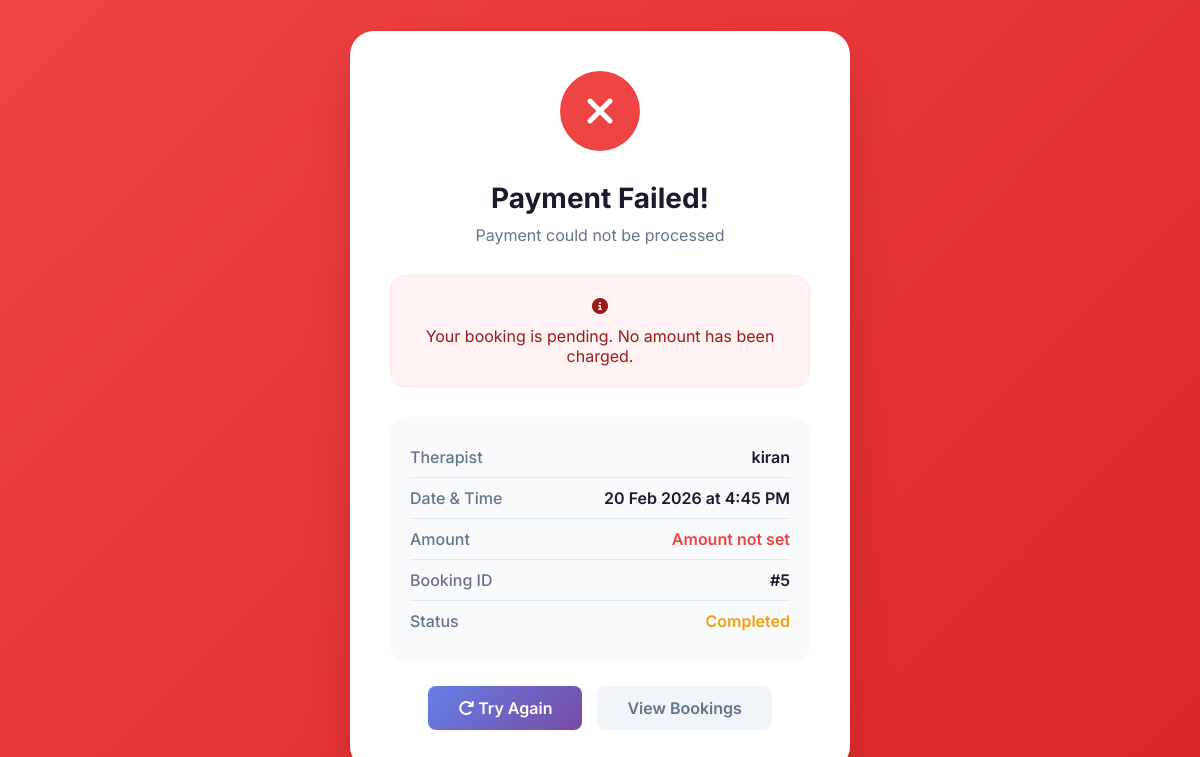
/user/payment/failed/5/ (signed in), run on the app's committed database.
### user/models.py (models this page shows, shortened)
class SessionBooking(models.Model):
    STATUS_CHOICES = [
        ('pending', 'Pending'),
        ('confirmed', 'Confirmed'),
        ('paid', 'Paid'),  # ADD THIS LINE
        ('completed', 'Completed'),
        ('cancelled', 'Cancelled'),
        ('no_show', 'No Show'),
        ('rescheduled', 'Rescheduled'),
    ]
    PAYMENT_STATUS = [
        ('pending', 'Pending'),
        ('paid', 'Paid'),
        ('refunded', 'Refunded'),
        ('free', 'Free Session'),
    ]
    MEETING_PLATFORM_CHOICES = [
        ('google_meet', 'Google Meet'),
        ('jitsi', 'Jitsi Meet'),
        ('zoom', 'Zoom'),
        ('custom', 'Custom Link'),
    ]
    user = models.ForeignKey(User, on_delete=models.CASCADE, related_name='booked_sessions')
    therapist = models.ForeignKey(Therapist, on_delete=models.CASCADE, related_name='sessions')
    category = models.ForeignKey(SessionCategory, on_delete=models.CASCADE)
    booking_date = models.DateField()
    booking_time = models.TimeField()
    duration_minutes = models.IntegerField(default=60)
    status = models.CharField(max_length=20, choices=STATUS_CHOICES, default='pending')
    notes = models.TextField(blank=True, null=True)
    meeting_link = models.URLField(blank=True, null=True)
    meeting_platform = models.CharField(max_length=20, choices=MEETING_PLATFORM_CHOICES, default='jitsi')
    meeting_id = models.CharField(max_length=100, blank=True, null=True)
    meeting_password = models.CharField(max_length=50, blank=True, null=True)
    consultation_fee = models.DecimalField(max_digits=10, decimal_places=2, default=0)
    payment_status = models.CharField(max_length=20, choices=PAYMENT_STATUS, default='pending')
    payment_id = models.CharField(max_length=100, blank=True, null=True)
    created_at = models.DateTimeField(auto_now_add=True)
    updated_at = models.DateTimeField(auto_now=True)
    confirmed_at = models.DateTimeField(null=True, blank=True)
    completed_at = models.DateTimeField(null=True, blank=True)
    cancelled_at = models.DateTimeField(null=True, blank=True)
    cancellation_reason = models.TextField(blank=True, null=True)
    cancelled_by = models.CharField(max_length=20, choices=[
        ('user', 'User'),
        ('expert', 'Expert'),
        ('admin', 'Admin'),
        ('system', 'System'),
    ], null=True, blank=True)
    original_booking_id = models.ForeignKey('self', on_delete=models.SET_NULL, null=True, blank=True, related_name='rescheduled_sessions')
    reschedule_count = models.IntegerField(default=0)
    class Meta:
        ordering = ['-booking_date', '-booking_time']
        unique_together = ['therapist', 'booking_date', 'booking_time']
        indexes = [
            models.Index(fields=['user', 'status']),
            models.Index(fields=['therapist', 'status']),
            models.Index(fields=['booking_date', 'status']),
            models.Index(fields=['meeting_id']),
        ]

class Therapist(models.Model):
    name = models.CharField(max_length=200)
    email = models.EmailField()
    phone = models.CharField(max_length=20, blank=True)
    specialization = models.CharField(max_length=200)
    bio = models.TextField()
    profile_image = models.ImageField(upload_to='therapists/', blank=True, null=True)
    categories = models.ManyToManyField(SessionCategory, related_name='therapists')
    is_available = models.BooleanField(default=True)
    rating = models.FloatField(default=0.0)
    total_sessions = models.IntegerField(default=0)
    created_at = models.DateTimeField(auto_now_add=True)

### user/views.py (the view)
# urls.py: path('payment/failed/<int:booking_id>/', views.payment_failed, name='payment_failed'),
@login_required
def payment_failed(request, booking_id):
    booking = None
    error_message = request.GET.get('error', 'Payment could not be processed')
    if booking_id and booking_id != 0:
        try:
            booking = SessionBooking.objects.get(id=booking_id, user=request.user)
            print(f"Payment failed page - Booking {booking_id}: fee={booking.consultation_fee}")
        except SessionBooking.DoesNotExist:
            pass
    return render(request, 'user/payment_failed.html', {
        'booking': booking,
        'error_message': error_message
    })

### user/templates/user/payment_failed.html (shortened to what this page needs)
{% extends 'base_clean.html' %}
{% block content %}
<div class="failed-container">
    <div class="failed-icon">
        <i class="fas fa-times"></i>
    </div>
    <h1>Payment Failed!</h1>
    <p class="message">{{ error_message }}</p>
    <div class="error-details">
        <i class="fas fa-info-circle"></i>
        <p style="margin-top: 10px;">Your booking is pending. No amount has been charged.</p>
    </div>
    {% if booking %}
    <div class="booking-summary">
        <div class="summary-item">
            <span class="detail-label">Therapist</span>
            <span class="detail-value">{{ booking.therapist.name }}</span>
        </div>
        <div class="summary-item">
            <span class="detail-label">Date & Time</span>
            <span class="detail-value">{{ booking.booking_date|date:"d M Y" }} at {{ booking.booking_time|time:"g:i A" }}</span>
        </div>
        <div class="summary-item">
            <span class="detail-label">Amount</span>
            <span class="detail-value">
                {% if booking.consultation_fee and booking.consultation_fee > 0 %}
                    ₹{{ booking.consultation_fee|floatformat:2 }}
                {% else %}
                    <span style="color: #ef4444;">Amount not set</span>
                {% endif %}
            </span>
        </div>
        <div class="summary-item">
            <span class="detail-label">Booking ID</span>
            <span class="detail-value">#{{ booking.id }}</span>
        </div>
        <div class="summary-item">
            <span class="detail-label">Status</span>
            <span class="detail-value" style="color: #f59e0b;">{{ booking.get_status_display }}</span>
        </div>
    </div>
    {% else %}
    <div class="booking-summary">
        <p>Booking details not available.</p>
    </div>
    {% endif %}
    <div class="btn-group">
        {% if booking and booking.id %}
        <a href="{% url 'user:retry_payment' booking.id %}" class="btn btn-primary">
            <i class="fas fa-redo"></i> Try Again
        </a>
        {% endif %}
        <a href="{% url 'user:my_sessions' %}" class="btn btn-secondary">
            View Bookings
        </a>
    </div>
</div>
{% endblock %}

### user/templates/user/payment_failed.html (style rules this page uses)
* { margin: 0; padding: 0; box-sizing: border-box; font-family: 'Inter', sans-serif; }
body { background: linear-gradient(135deg, #ef4444 0%, #dc2626 100%); min-height: 100vh; display: flex; align-items: center; justify-content: center; padding: 20px; }
.failed-container { max-width: 500px; width: 100%; background: white; border-radius: 24px; padding: 40px; box-shadow: 0 25px 50px -12px rgba(0, 0, 0, 0.25); text-align: center; animation: fadeIn 0.5s ease-out; }
.failed-icon { width: 80px; height: 80px; background: #ef4444; border-radius: 50%; display: flex; align-items: center; justify-content: center; margin: 0 auto 30px; color: white; font-size: 40px; }
h1 { font-size: 28px; color: #1a1a2c; margin-bottom: 10px; }
.message { color: #64748b; margin-bottom: 30px; font-size: 16px; }
.error-details { background: #fef2f2; border: 1px solid #fee2e2; border-radius: 16px; padding: 20px; margin-bottom: 30px; color: #991b1b; }
.booking-summary { background: #f8fafc; border-radius: 16px; padding: 20px; margin-bottom: 25px; text-align: left; }
.summary-item { display: flex; justify-content: space-between; padding: 10px 0; border-bottom: 1px solid #e2e8f0; }
.summary-item:last-child { border-bottom: none; }
.detail-label { color: #64748b; font-weight: 500; }
.detail-value { font-weight: 600; color: #1a1a2c; }
.btn-group { display: flex; gap: 15px; justify-content: center; }
.btn { display: inline-block; padding: 12px 30px; text-decoration: none; border-radius: 8px; font-weight: 600; transition: all 0.3s ease; }
.btn-primary { background: linear-gradient(135deg, #667eea, #764ba2); color: white; }
.btn-secondary { background: #f1f5f9; color: #64748b; }

### data on the page
SessionBooking: therapist.name "kiran", booking_date "20 Feb 2026", booking_time "4:45 PM", id "5", status "Completed"

### other printed values
{{ error_message }} "Payment could not be processed"
